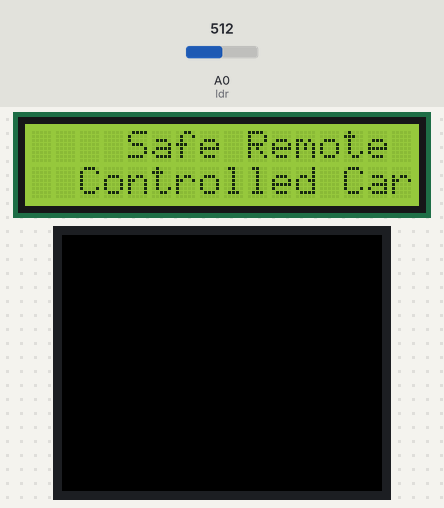
Recording of a sketch running on a simulated Arduino Uno, built with avr-gcc and run on an emulated ATmega328P. Shown: 16×2 character LCD, 160×128 colour display. The inputs (shaded band) are chosen by the test bench; at power-on: A0 (ldr) = 512.

Above: at 1.2 s.
1.3 s: A0 (ldr) set to 585
3.7 s: A0 (ldr) set to 615
At 4.77 s:
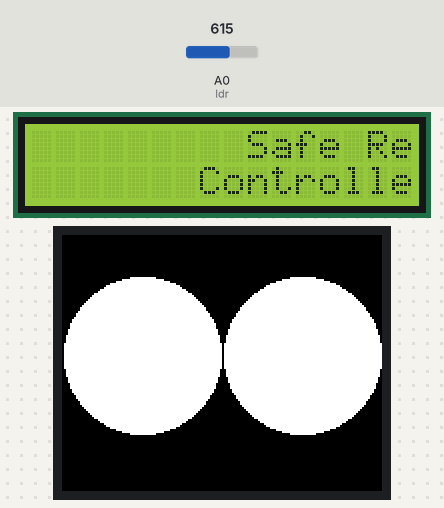
7.1 s: A0 (ldr) set to 590
At 10.7 s:
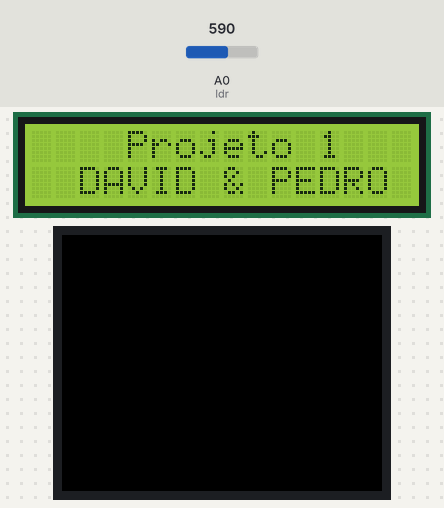
11.2 s: A0 (ldr) set to 610
At 12.37 s:
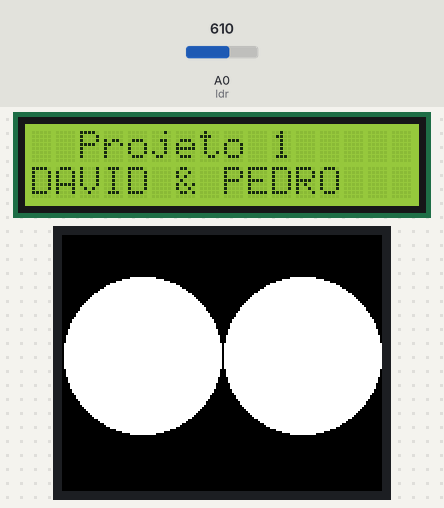
Timing chart, 0 to 14.2 s (numbered marks = the images above; inputs shaded):
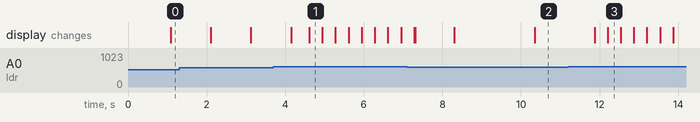

Measured:
- the behaviour switches between 600 and 601 on A0 (ldr) (found by bisection; images 0 and 1)
- after the input at 3.7 s, the display: first differs from a run without the input after 0.91 s (image 1)
- after the input at 7.1 s, the display: first differs from a run without the input after 0.20 s (image 2 shows a later state)
- after the input at 11.2 s, the display: first differs from a run without the input after 1.0 s (image 3)

The sketch:

displaysCarro.ino
```cpp
#include <LiquidCrystal.h>
#include <TFT.h>
#include <SPI.h>

LiquidCrystal lcd(7, 6, 5, 4, 3, 2);
unsigned long update;
int contador = 0;
bool info = false;

//tft:
#define cs 10
#define dc 8
#define rst 9
TFT TFTscreen = TFT(cs, dc, rst);

int xPos = 0;

const int ldr = A0;

void setup() {
  lcd.begin(16, 2);
  lcd.setCursor(3, 0);
  lcd.print("Safe Remote     ");
  lcd.setCursor(1, 1);
  lcd.print("Controlled Car  ");
  update = millis();

  //tft:
  pinMode(ldr, INPUT);

  Serial.begin(9600);

  TFTscreen.begin();
}

void loop() {
  //TFT:
  int valor = analogRead(ldr);
  int limite = 600;


  if (valor > limite) {     // Quando está de noite ou seja é necessário ligar os faróis do carro
    TFTscreen.background(0, 0, 0);

    int x1 = 40;
    int y1 = 60;
    int radius1 = 30;

    int x2 = 120;
    int y2 = 60;
    int radius2 = 30;

    for (int i = 0; i < 10; i++) {
      TFTscreen.circle(x1, y1, radius1 + i);
      TFTscreen.circle(x2, y2, radius2 + i);
    }

    TFTscreen.fill(255, 255, 255);

    TFTscreen.circle(x1, y1, radius1);
    TFTscreen.circle(x2, y2, radius2);
  } else {
    TFTscreen.background(0, 0, 0);
    delay(1000);  // Quando está de dia ou seja tft fica com o background preto
  }


  if (!info) {
    if (millis() - update > 100) {
      lcd.scrollDisplayRight();
      update = millis();
      contador++;

      if (contador > 16) {
        lcd.clear();
        lcd.setCursor(4, 0);
        lcd.print("Projeto 1");
        lcd.setCursor(2, 1);
        lcd.print("DAVID & PEDRO");
        info = true;
        delay(500);
        contador = 0;
      }
    }
  } else {
    if (millis() - update > 100) {
      lcd.scrollDisplayLeft();
      update = millis();
      contador++;

      if (contador > 13) {
        lcd.clear();
        lcd.setCursor(3, 0);
        lcd.print("Safe Remote     ");
        lcd.setCursor(1, 1);
        lcd.print("Controlled Car  ");
        info = false;
        delay(500);
        contador = 0;
      }
    }
  }

}
```
